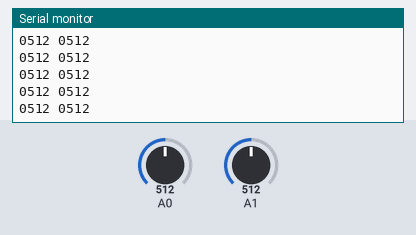
Bench run of a sketch on a simulated Arduino Uno, built with avr-gcc and run on an emulated ATmega328P. On the bench: the last lines printed to the serial monitor. The test bench sets the inputs (shaded band); at power-on: A0 = 512, A1 = 512.

Above: at 1.2 s.
1.3 s: A0 set to 716
At 1.31 s:
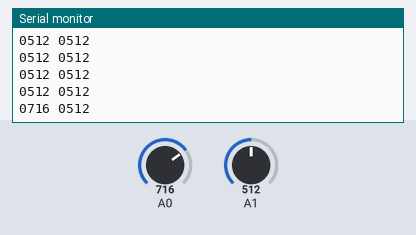
2.8 s: A1 set to 716
At 2.82 s:
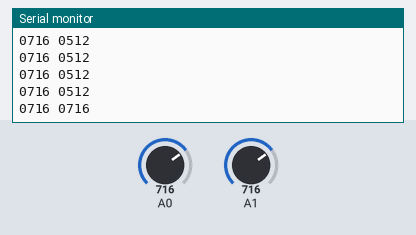
4.3 s: A0 set to 900
At 4.33 s:
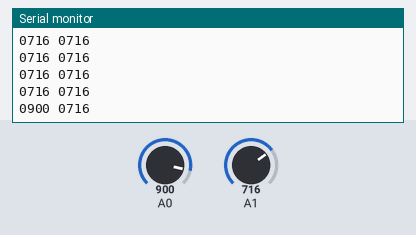
5.8 s: A1 set to 900
At 5.83 s:
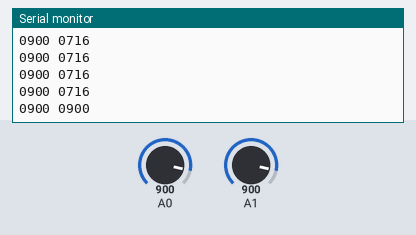
Timing chart, 0 to 8.3 s (numbered marks = the images above; inputs shaded):
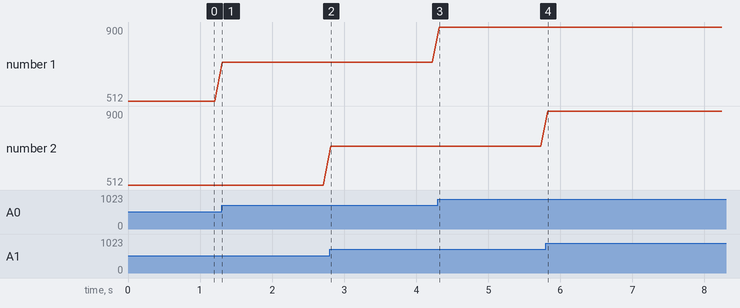

Measured:
- after the input at 1.3 s, the serial monitor: prints a new line at once (image 1)
- after the input at 2.8 s, the serial monitor: prints a new line at once (image 2)
- after the input at 4.3 s, the serial monitor: prints a new line at once (image 3)
- after the input at 5.8 s, the serial monitor: prints a new line at once (image 4)
- plotted number 1: 512 → 716 after the input at 1.3 s, 716 → 900 after the input at 4.3 s

The sketch:

joystick.ino
```cpp
int x = 0;
int y = 0;

char send[9];

void setup() {
  Serial.begin(9600);
  pinMode(8, INPUT_PULLUP);
}

void loop() {
  x = analogRead(A0); // x좌표 읽어오기
  y = analogRead(A1); // y좌표 읽어오기
  sprintf(send, "%04d %04d", x, y); // x좌표, y좌표 형태 변환
  Serial.println(send);
  delay(100);
}
```
